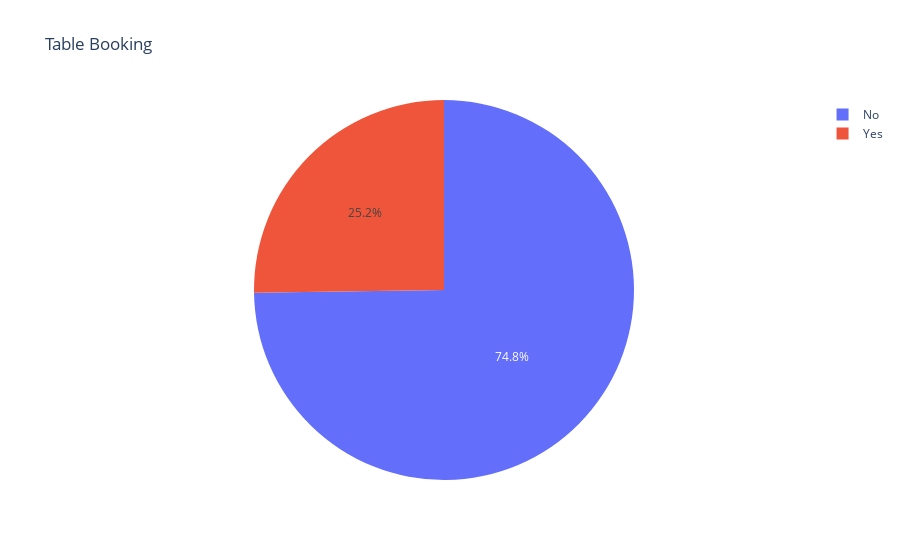

Notebook code cell kept with this figure:
### Code cell
df=idf["Booking"].value_counts()
fig = px.pie(values=df.values, names=df.index, title='Table Booking')
py.iplot(fig)

### Figure 1 — Plotly figure (JSON) as saved in the notebook; plotly's stock layout.template omitted (floating-point values rounded to 4 significant figures)
{"data": [{"domain": {"x": [0, 1], "y": [0, 1]}, "hovertemplate": "label=%{label}<br>value=%{value}<extra></extra>", "labels": ["No", "Yes"], "legendgroup": "", "name": "", "showlegend": true, "type": "pie", "values": [18058, 6093]}], "layout": {"legend": {"tracegroupgap": 0}, "title": {"text": "Table Booking"}}}
